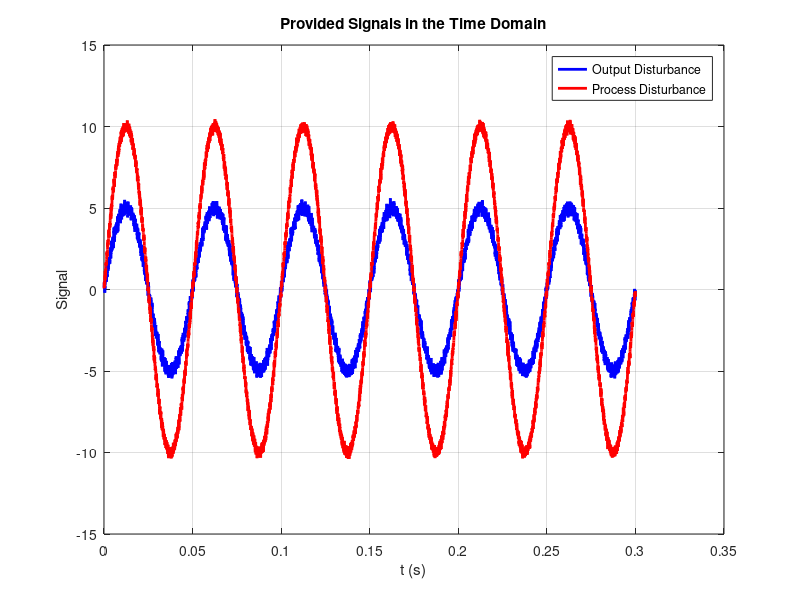
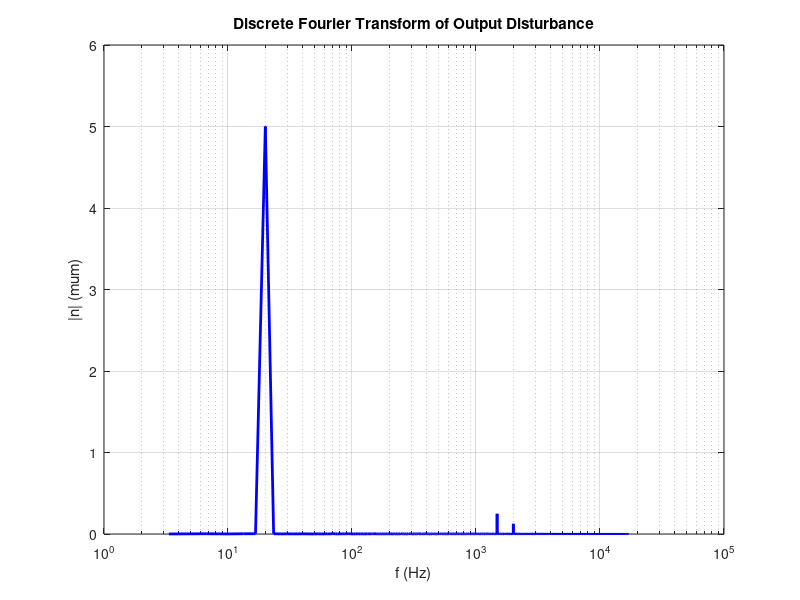
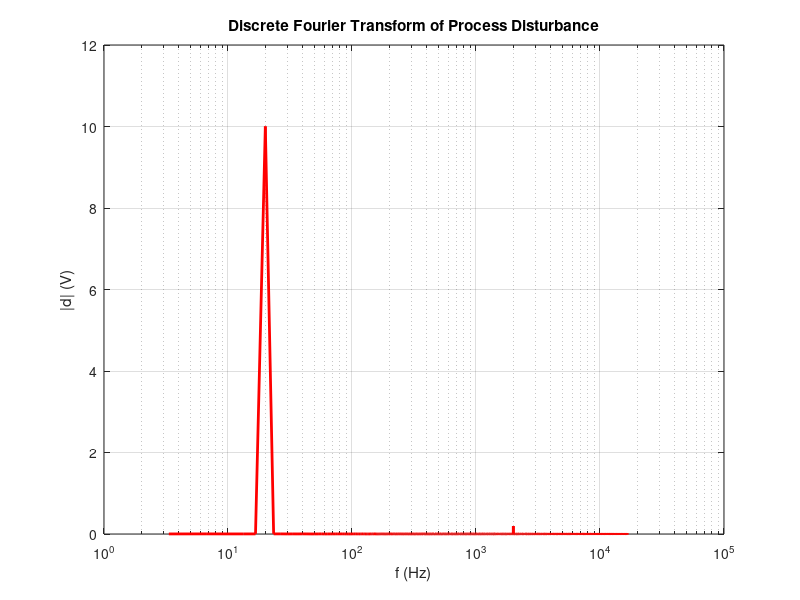
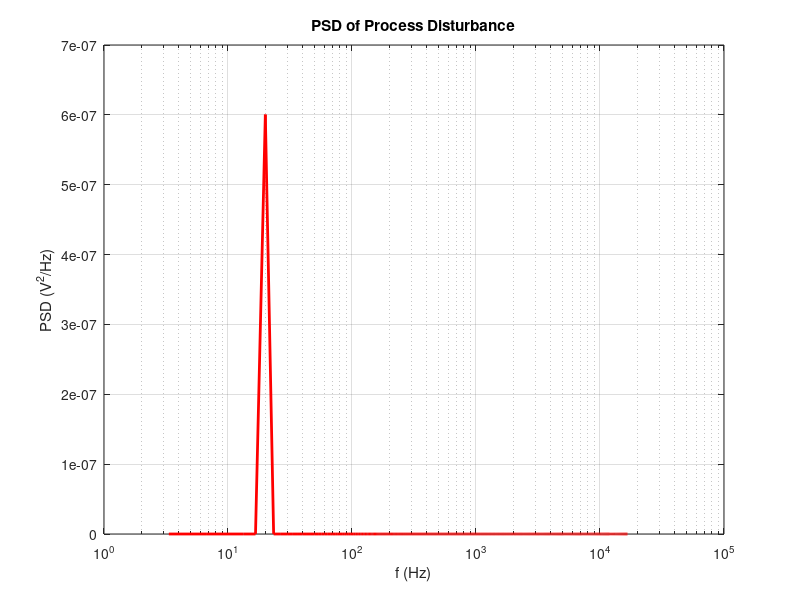

Here is the MATLAB script that generated these plots, in order: (Note: this script raises an error after producing the figures.)
close all
clear
%% Setup parameters and inputs
load MSD2024_P3_Signals.mat
load MSD2024_P2_Plant.mat
ts = 30e-6;                     % Sampling time, s
fs = 1/ts;                      % Sampling frequency, Hz
s = tf('s');                    % Laplace variable
%% B1
% Create time vector
N = size(d,2);                  % Number of samples
t = linspace(0,(N-1),N)*ts;     % Time vector 

% Plot signals in time domain
figure;
plot(t,n,'b-','LineWidth',2);
hold on
plot(t,d,'r-','LineWidth',2);
title('Provided Signals in the Time Domain')
legend('Output Disturbance','Process Disturbance')
xlabel("t (s)")
ylabel("Signal")
hold off
grid on

% Transform signals to the frequency domain
fft_d_double = fft(d)/N;            % Obtain the amplitude of d, scale by N
fft_n_double = fft(n)/N;            % Obtain the amplitude of n, scale by N
f_vec = (0:N-1)/(N*ts);             % Obtain frequency vector (unshifted)
f_vec_p = f_vec(1:N/2);             % Frequency vector for positive frequencies only
% Obtain single-sided spectrum
fft_d = zeros(1,N/2);
fft_n = zeros(1,N/2);
% Accumulate to positive frequencies
fft_d = 2*fft_d_double(1:N/2);
fft_n = 2*fft_n_double(1:N/2);
fft_d(1) = fft_d_double(1);         % DC is excluded
fft_n(1) = fft_n_double(1);         % DC is excluded

% Plot signals in frequency domain
figure;
semilogx(f_vec_p,abs(fft_n),'b',"LineWidth",2)
title("Discrete Fourier Transform of Output Disturbance")
xlabel("f (Hz)")
ylabel("|n| (\mum)")
grid on

figure;
semilogx(f_vec_p,abs(fft_d),'r',"LineWidth",2)
title("Discrete Fourier Transform of Process Disturbance")
xlabel("f (Hz)")
ylabel("|d| (V)")
grid on

%% B2
% Compute single-sided PSD
psd_d = (abs(fft_d).^2)/(N*fs/2);    % Single-sided PSD
psd_n = (abs(fft_n).^2)/(N*fs/2);    % Single-sided PSD
% Plot the results
figure;
semilogx(f_vec_p,psd_d,'r',"LineWidth",2);
title("PSD of Process Disturbance")
xlabel("f (Hz)")
ylabel("PSD (V^2/Hz)")
grid on

figure;
semilogx(f_vec_p,psd_n,'b',"LineWidth",2);
title("PSD of Output Disturbance")
xlabel("f (Hz)")
ylabel("PSD (\mum^2/Hz)")
grid on

%% B3
% Obtain system's transfer functions
C = controller_assignment_2;            % Controller from assignment 2
P = G;                                  % Define plant tf as P
GS = P/(1+P*C);                         % Process sensitivity
S = 1/(1+P*C);                          % Output sensitivity
% Calculate function frequency response
[A_GS,f_GS] = freqresp(GS,f_vec_p,'Hz');    % Freqresponse for GS
A_GS = squeeze(A_GS)';                      % Remove empty dimensions
[A_S,f_S] = freqresp(S,f_vec_p,'Hz');       % Freqresponse for S
A_S = squeeze(A_S)';                        % Remove empty dimensions
% Calculate PSD of y
psd_y = ((abs(A_GS).^2).*psd_d) + ((abs(A_S).^2).*psd_n);   % PSD of y, the result of this does not make sense
% Plot PSD of y
figure;
semilogx(f_vec_p,psd_y,'k',"LineWidth",2);
title("PSD of Output y")
xlabel("f (Hz)")
ylabel("PSD (\mum^2/Hz)")
grid on
figure
loglog(f_vec_p,abs(A_S))
title("Response of S")
figure
loglog(f_vec_p,abs(A_GS))
title("Response of GS")
%% B4
% Calculate Cumulative Power Spectrum
cps_y = cumsum(psd_y.*f_vec_p(2));
cps_d = cumsum(psd_d.*f_vec_p(2));
cps_n = cumsum(psd_n.*f_vec_p(2));
% Plot PSD of y
figure;
loglog(f_vec_p,cps_y,'k',"LineWidth",2);
hold on
loglog(f_vec_p,cps_d,'r',"LineWidth",2);
hold on
loglog(f_vec_p,cps_n,'b',"LineWidth",2);
hold off
title("CPS")
xlabel("f (Hz)")
ylabel("CPS (\mum^2)")
legend('Output','Process Disturbance','Output Disturbance')
grid on
